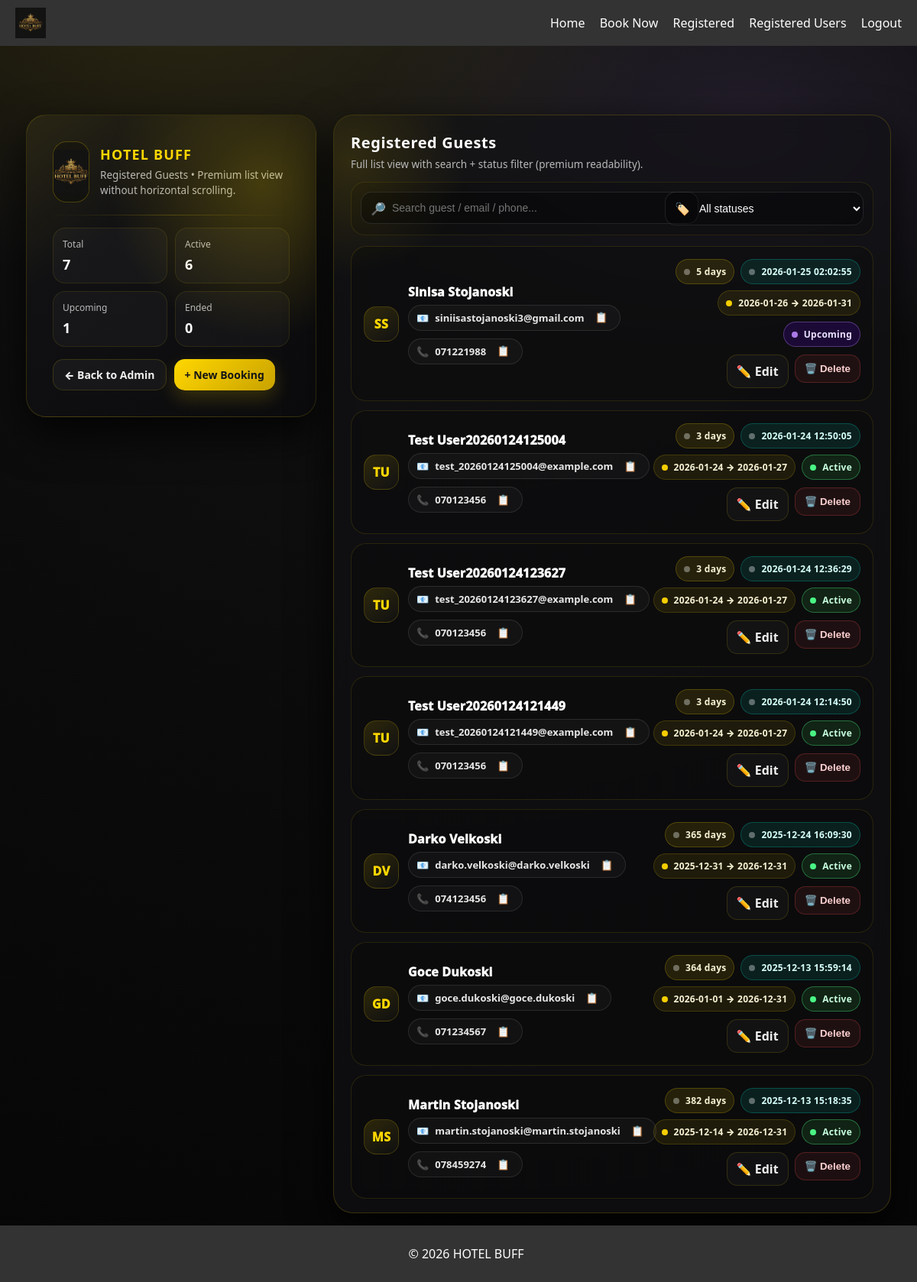
Screenshot of /admin/bookings (signed in) with the database file from the repository.
### tables this page shows
CREATE TABLE bookings (
            id INTEGER PRIMARY KEY AUTOINCREMENT,
            first_name TEXT NOT NULL,
            last_name TEXT NOT NULL,
            email TEXT NOT NULL,
            phone TEXT NOT NULL,
            checkin_date TEXT NOT NULL,
            checkout_date TEXT NOT NULL,
            created_at TEXT NOT NULL
        );

### app.py (the view)
@app.route("/admin/bookings")
def admin_bookings():
    if "user" not in session or session.get("role") != "admin":
        return redirect(url_for("login"))
    conn = get_db_connection()
    rows = conn.execute("SELECT * FROM bookings ORDER BY created_at DESC").fetchall()
    conn.close()
    bookings = []
    for b in rows:
        checkin = datetime.strptime(b["checkin_date"], "%Y-%m-%d")
        checkout = datetime.strptime(b["checkout_date"], "%Y-%m-%d")
        stay_days = (checkout - checkin).days
        bookings.append({**dict(b), "stay_days": stay_days})
    return render_template("admin_bookings.html", bookings=bookings)

### database.py (called while the page is built)
def get_db_connection():
    conn = sqlite3.connect(DB_NAME, timeout=10, check_same_thread=False)
    conn.row_factory = sqlite3.Row
    return conn

### templates/admin_bookings.html (shortened to what this page needs)
{% extends "base.html" %}
{% block content %}
<div class="wrap">
  <div class="shell">
    <section class="brand-panel">
      <div class="brand-top">
        <div class="logo-hero">
          <img src="{{ url_for('static', filename='images/logo.png') }}" alt="HOTEL BUFF">
        </div>
        <div class="brand-title">
          <h1>HOTEL BUFF</h1>
          <p>Registered Guests • Premium list view without horizontal scrolling.</p>
        </div>
      </div>
      <div class="divider"></div>
      <div class="mini-cards">
        <div class="mini"><span>Total</span><b id="statTotal">0</b></div>
        <div class="mini"><span>Active</span><b id="statActive">0</b></div>
        <div class="mini"><span>Upcoming</span><b id="statUpcoming">0</b></div>
        <div class="mini"><span>Ended</span><b id="statEnded">0</b></div>
      </div>
      <div class="brand-actions">
        <a class="btn secondary" href="{{ url_for('admin_panel') }}">← Back to Admin</a>
        <a class="btn primary" href="{{ url_for('booking') }}">+ New Booking</a>
      </div>
    </section>
    <section class="card">
      <div class="topbar">
        <div class="title">
          <h2>Registered Guests</h2>
          <p>Full list view with search + status filter (premium readability).</p>
        </div>
      </div>
      <div class="controls">
        <div class="ctrl">
          <div class="ic">🔎</div>
          <input id="q" type="text" placeholder="Search guest / email / phone...">
        </div>
        <div class="ctrl" style="flex:0 0 260px;">
          <div class="ic">🏷️</div>
          <select id="statusFilter">
            <option value="">All statuses</option>
          </select>
        </div>
      </div>
      {% if bookings %}
      <div class="list" id="list">
        {% for b in bookings %}
        <article class="item row"
                 data-guest="{{ (b.first_name ~ ' ' ~ b.last_name)|lower }}"
                 data-email="{{ b.email|lower }}"
                 data-phone="{{ b.phone|lower }}"
                 data-checkin="{{ b.checkin_date }}"
                 data-checkout="{{ b.checkout_date }}"
                 data-created="{{ b.created_at }}">
          <div class="item-inner">
            <div class="guest">
              <div class="avatar">{{ (b.first_name[:1] ~ b.last_name[:1])|upper }}</div>
              <div class="gmeta">
                <div class="gname">{{ b.first_name }} {{ b.last_name }}</div>
                <div class="gsub">
                  <span class="chip">
                    📧 <span>{{ b.email }}</span>
                    <button type="button" onclick="copyText('{{ b.email }}')" title="Copy email">📋</button>
                  </span>
                  <span class="chip">
                    📞 <span>{{ b.phone }}</span>
                    <button type="button" onclick="copyText('{{ b.phone }}')" title="Copy phone">📋</button>
                  </span>
                </div>
              </div>
            </div>
            <div class="right">
              <div class="badges">
                <span class="badge b-days"><i></i>{{ b.stay_days }} days</span>
                <span class="badge b-created"><i></i>{{ b.created_at }}</span>
                <span class="badge" style="border-color:rgba(255,215,0,.16); background:rgba(255,215,0,.08); color:#f7f2d3;">
                  <i style="background:rgba(255,215,0,.95)"></i>
                  {{ b.checkin_date }} → {{ b.checkout_date }}
                </span>
                <span class="badge status-badge"></span>
              </div>
              <div class="actions">
                <a class="a-btn" href="{{ url_for('edit_booking', booking_id=b.id) }}">✏️ Edit</a>
                <form method="POST"
                      action="{{ url_for('delete_booking', booking_id=b.id) }}"
                      onsubmit="return confirm('Are you sure you want to delete this booking?');">
                  <button class="a-btn danger" type="submit">🗑️ Delete</button>
                </form>
              </div>
            </div>
          </div>
        </article>
        {% endfor %}
      </div>
      {% else %}
        <div class="empty">No registered guests yet.</div>
      {% endif %}
    </section>
  </div>
</div>
{% endblock %}

### static/css/style.css (style rules this page uses)
body { font-family: Arial, sans-serif; margin: 0; padding: 0; background-color: #f5f5f5; }

### rows the page displays
bookings: first_name+last_name "SS", first_name "Sinisa", last_name "Stojanoski", email "siniisastojanoski3@gmail.com", phone "071221988", stay_days "5", created_at "2026-01-25 02:02:55", checkin_date "2026-01-26", checkout_date "2026-01-31"
bookings: first_name+last_name "TU", first_name "Test", last_name "User20260124125004", email "test_20260124125004@example.com", phone "070123456", stay_days "3", created_at "2026-01-24 12:50:05", checkin_date "2026-01-24", checkout_date "2026-01-27"
bookings: first_name+last_name "TU", first_name "Test", last_name "User20260124123627", email "test_20260124123627@example.com", phone "070123456", stay_days "3", created_at "2026-01-24 12:36:29", checkin_date "2026-01-24", checkout_date "2026-01-27"
bookings: first_name+last_name "TU", first_name "Test", last_name "User20260124121449", email "test_20260124121449@example.com", phone "070123456", stay_days "3", created_at "2026-01-24 12:14:50", checkin_date "2026-01-24", checkout_date "2026-01-27"
bookings: first_name+last_name "DV", first_name "Darko", last_name "Velkoski", email "darko.velkoski@darko.velkoski", phone "074123456", stay_days "365", created_at "2025-12-24 16:09:30", checkin_date "2025-12-31", checkout_date "2026-12-31"
bookings: first_name+last_name "GD", first_name "Goce", last_name "Dukoski", email "goce.dukoski@goce.dukoski", phone "071234567", stay_days "364", created_at "2025-12-13 15:59:14", checkin_date "2026-01-01", checkout_date "2026-12-31"
bookings: first_name+last_name "MS", first_name "Martin", last_name "Stojanoski", email "martin.stojanoski@martin.stojanoski", phone "078459274", stay_days "382", created_at "2025-12-13 15:18:35", checkin_date "2025-12-14", checkout_date "2026-12-31"
